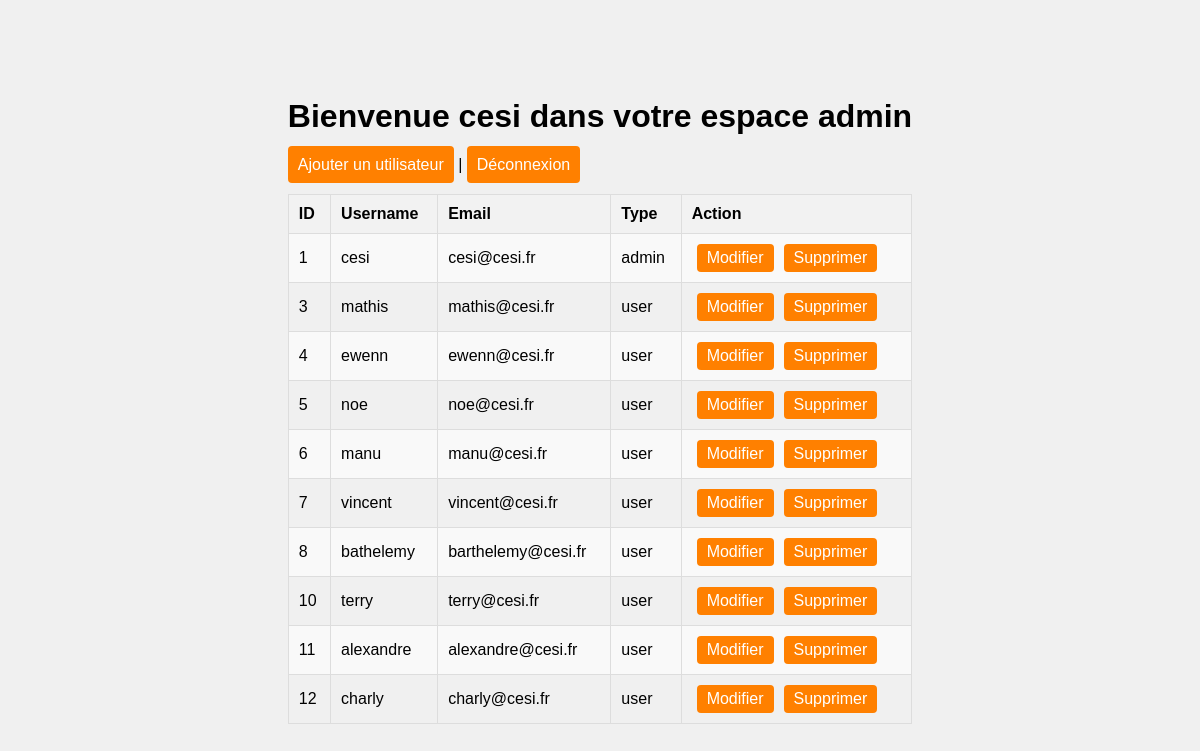
/admin/home.php (signed in), run on the app's committed database.
### tables this page shows
CREATE TABLE `user` (
  `id` int(11) NOT NULL,
  `username` varchar(100) NOT NULL,
  `email` varchar(100) NOT NULL,
  `type` varchar(100) NOT NULL,
  `password` varchar(100) NOT NULL
);

### admin/home.php (the view, shortened to what this page needs)
<?php
require('../config.php');
?>
<!DOCTYPE html>
<html lang="fr">
<head>
  <link rel="stylesheet" href="../style.css" />
</head>
<body>
    <div class="sucess">
    <h1>Bienvenue <?php echo $_SESSION['username']; ?> dans votre espace admin</h1>
      <a href="add_user.php" class='box-button'>Ajouter un utilisateur</a> |
      <a href="../logout.php" class='box-button'>Déconnexion</a>
  <div>
<?php
  if (isset($_REQUEST['id'], $_REQUEST['username'], $_REQUEST['email'], $_REQUEST['type'])) {
  $id = stripslashes($_REQUEST['id']);
  $id = mysqli_real_escape_string($conn, $id);
  $username = stripslashes($_REQUEST['username']);
  $username = mysqli_real_escape_string($conn, $username);
  $email = stripslashes($_REQUEST['email']);
  $email = mysqli_real_escape_string($conn, $email);
  $type = stripslashes($_REQUEST['type']);
  $type = mysqli_real_escape_string($conn, $type);
  $req = "UPDATE `user` SET
            username='$username',
            email='$email',
            type='$type'
            WHERE id='$id'";
  $res = mysqli_query($conn, $req);
  if($res) {
    echo "<div class='success'>
          <h3>L'utilisateur a été mis à jour avec succès.</h3>
          <p>Cliquez <a href='home.php'>ici</a> pour retourner à la page d'accueil</p>
          </div>";
  }
} else {
  $req = "SELECT * FROM `user`";
  $result = mysqli_query($conn, $req);
  echo "<table class='box-table'>";
  echo "<tr><th>ID</th><th>Username</th><th>Email</th><th>Type</th><th>Action</th></tr>";
  while ($row = mysqli_fetch_assoc($result)) {
    echo "<tr>
            <td>{$row['id']}</td>
            <td>{$row['username']}</td>
            <td>{$row['email']}</td>
            <td>{$row['type']}</td>
            <td><a href='?edit_id={$row['id']}' class='box-button'>Modifier</a><a href='?delete_id={$row['id']}' class='box-button'>Supprimer</a></td>
          </tr>";
  }
  echo "</table>";
}
?>
</body>
</html>

### style.css (style rules this page uses)
body { font-family: Arial, sans-serif; background-color: #f0f0f0; display: flex; justify-content: center; align-items: center; height: 100vh; margin: 0; }
.box-button { width: 100%; margin-bottom: 20px; padding: 10px; background-color: #ff8000; border: none; border-radius: 4px; color: #fff; font-size: 16px; cursor: pointer; transition: background-color 0.3s ease; text-decoration: none; }
.box-table { width: 100%; border-collapse: collapse; margin-top: 20px; }
.box-table th, .box-table td { padding: 10px; border: 1px solid #ddd; text-align: left; }
.box-table th { background-color: #f2f2f2; }
.box-table tr:nth-child(even) { background-color: #f9f9f9; }
.box-table .box-button { width: auto; display: inline-block; padding: 5px 10px; margin: 0 5px; }

### data on the page
user: id "1", username "cesi", email "cesi@cesi.fr", type "admin"
user: id "3", username "mathis", email "mathis@cesi.fr", type "user"
user: id "4", username "ewenn", email "ewenn@cesi.fr", type "user"
user: id "5", username "noe", email "noe@cesi.fr", type "user"
user: id "6", username "manu", email "manu@cesi.fr", type "user"
user: id "7", username "vincent", email "vincent@cesi.fr", type "user"
user: id "8", username "bathelemy", email "barthelemy@cesi.fr", type "user"
user: id "10", username "terry", email "terry@cesi.fr", type "user"
user: id "11", username "alexandre", email "alexandre@cesi.fr", type "user"
user: id "12", username "charly", email "charly@cesi.fr", type "user"

### other printed values
$_SESSION['username'] "cesi"
